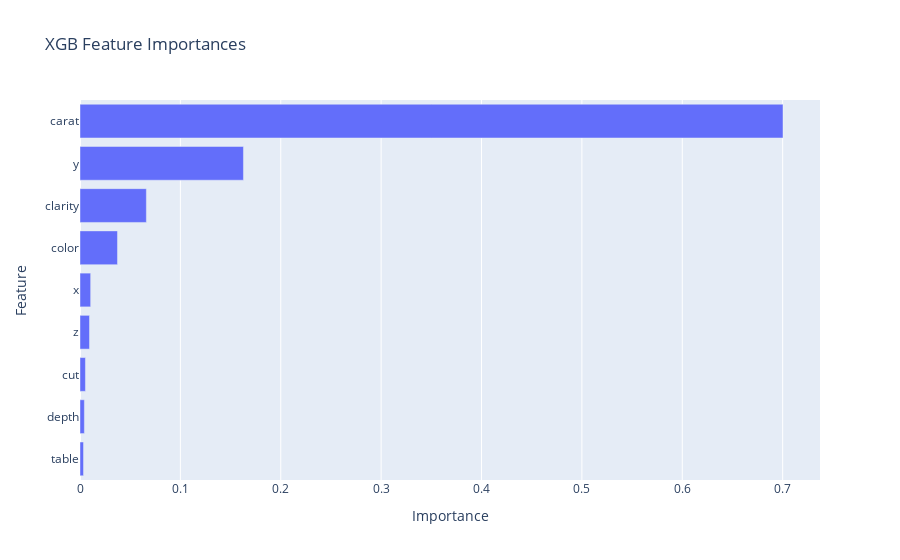

Notebook code for this chart:
### Code cell
fig = go.Figure(go.Bar(
    x=feature_importance_xgb_df['Importance'][:10],
    y=feature_importance_xgb_df['Feature'][:10],
    orientation='h'
))

# Customize layout
fig.update_layout(
    title='XGB Feature Importances',
    xaxis_title='Importance',
    yaxis_title='Feature',
    yaxis_categoryorder = 'total ascending'  # Reverse the order of features
)

# Show plot
fig.show()

### Figure 1 — Plotly figure (JSON) as saved in the notebook; plotly's stock layout.template omitted (floating-point values rounded to 4 significant figures)
{"data": [{"orientation": "h", "type": "bar", "x": [0.7003, 0.1628, 0.06612, 0.03734, 0.01062, 0.009474, 0.005417, 0.004354, 0.003511], "y": ["carat", "y", "clarity", "color", "x", "z", "cut", "depth", "table"]}], "layout": {"title": {"text": "XGB Feature Importances"}, "xaxis": {"title": {"text": "Importance"}}, "yaxis": {"categoryorder": "total ascending", "title": {"text": "Feature"}}}}
